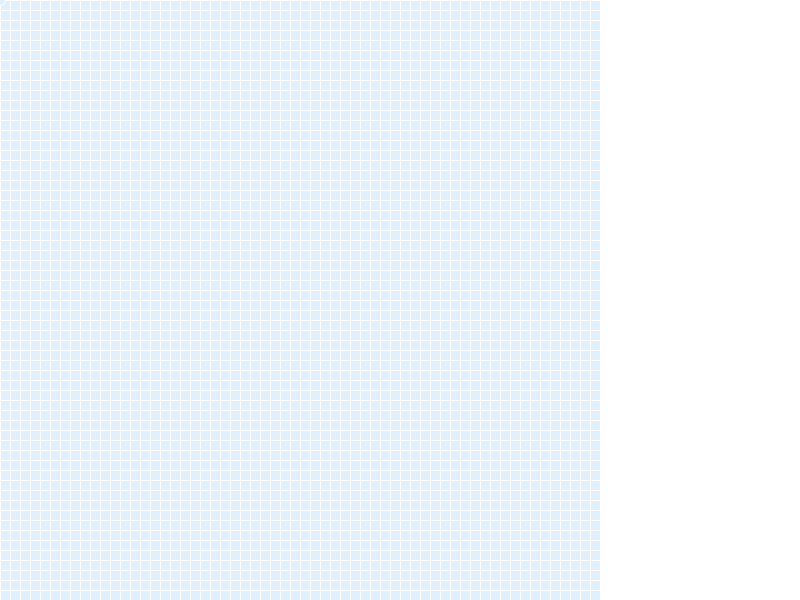
Frame 1 (no input)
Frame 60 (the mouse pressed at the canvas centre just before this capture): identical to frame 1, image omitted
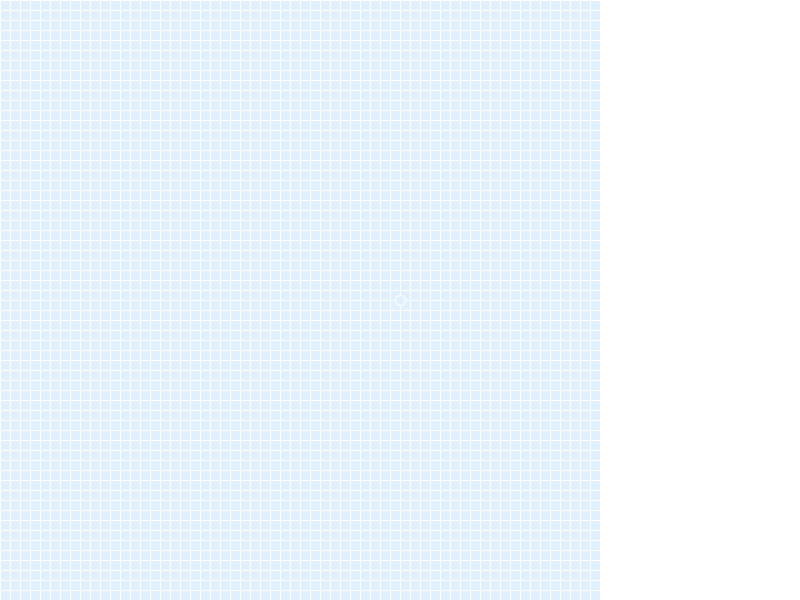
Frame 120 (the mouse held since frame 60 and released just before this capture)

The Processing sketch that drew these frames (run headless with seeded random() and noise(); from frame 60 on, the mouse is pressed at the canvas centre):

// Processing sketch: environment
// ── environment.pde
import java.util.Map;

enum EType {
  WATER,
  SAND,
  GRASS,
  ROCK
}

class Environment {
  EType[][] map;
  int nRows, nCols;
  HashMap<EType, Integer> colors;

  Environment(int nRows, int nCols) {
    this.map = new EType[nRows][nCols];
    this.nRows = nRows;
    this.nCols = nCols;
    this.colors = new HashMap<EType, Integer>();
    this.colors.put(EType.WATER, color(#e0f0ff));
    this.colors.put(EType.SAND, color(#f4f3a6));

    for (int r = 0; r < nRows; ++r) {
      for (int c = 0; c < nCols; ++c) { map[r][c] = EType.WATER; }
    }
  }

  void drawEnvironment() {
    stroke(#ffffff);
    fill(#E0F0FF);

    for (int r = 0; r < env.nRows; ++r) {
      for (int c = 0; c < env.nCols; ++c) {
        switch(env.map[r][c]) {
          case WATER: fill(#e0f0ff); break;
          case SAND:  fill(#f4f3a6); break;
          case GRASS: fill(#cef4a6); break;
          case ROCK:  fill(#a39e97); break;        
        }
        rect(r * scale, c * scale, scale, scale);
      }
    }
  }
  
  void changeCell(int r, int c, EType t) {
    // ensure array is not overflowed
    r = min(r, this.nRows - 1);
    c = min(c, this.nCols - 1);
    
    // assign new type
    this.map[r][c] = t;
  }
}
  
// ── main.pde
Environment env = new Environment(60, 80);
int scale = 10;
EType currentEType = EType.SAND;

void setup() {
  size(800, 600);
}

void draw() {
  background(#ffffff);
  env.drawEnvironment();
  
  // draw cursor
  
  ellipse(mouseX, mouseY, scale, scale);
}

void mouseDragged() {
  println("click");
  // which cell is the mouse over?
  env.changeCell(mouseX / scale, mouseY / scale, currentEType);
}
